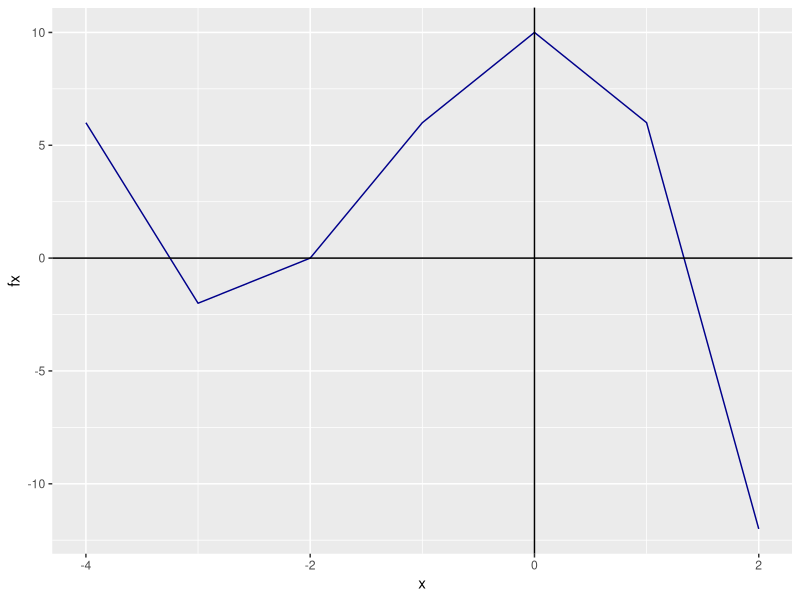
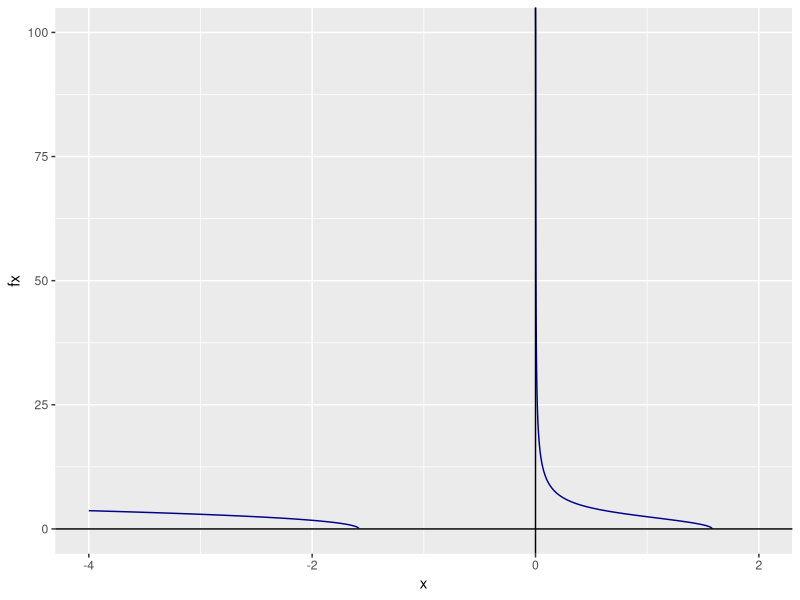
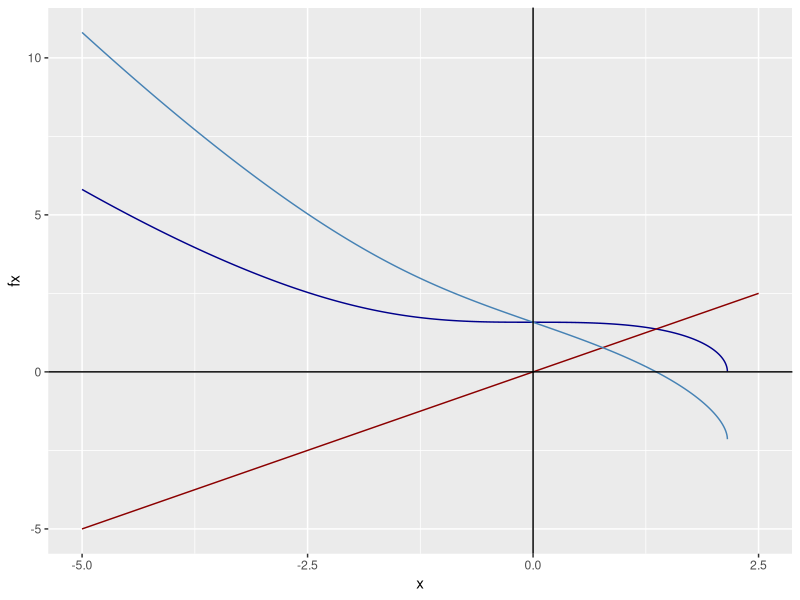
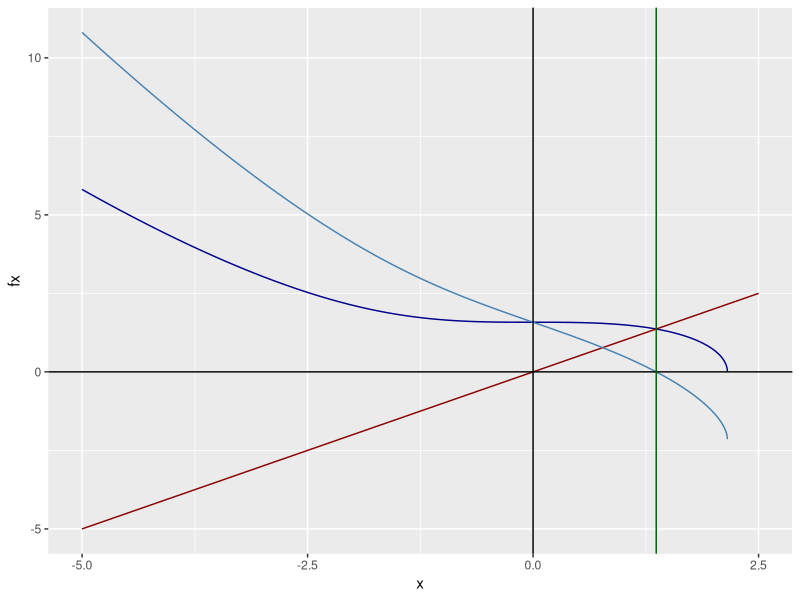
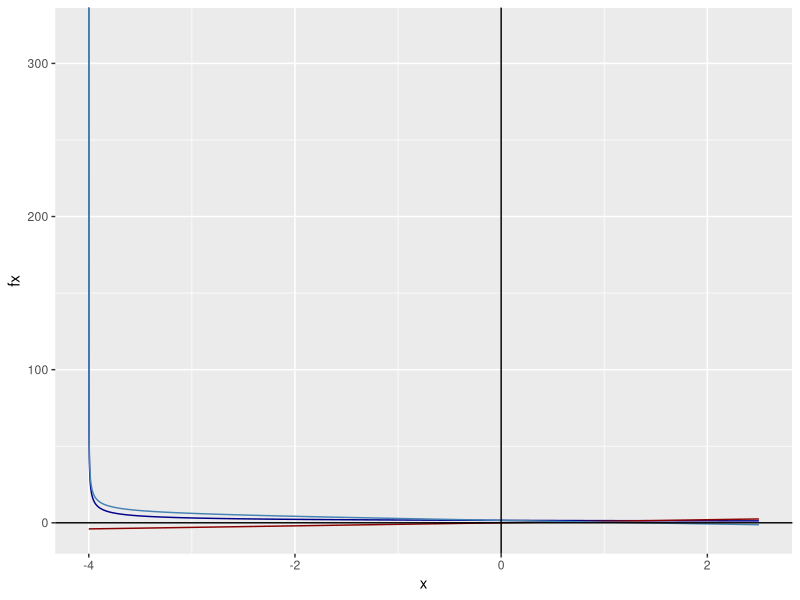
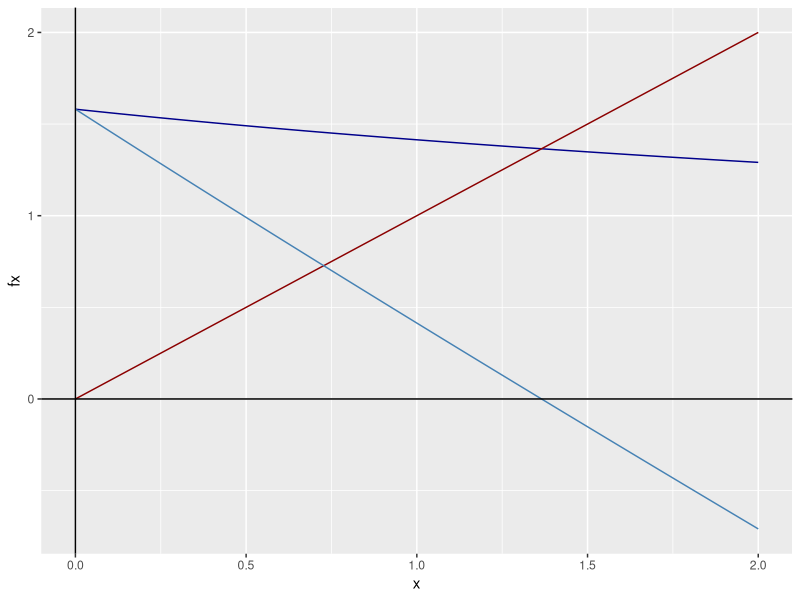
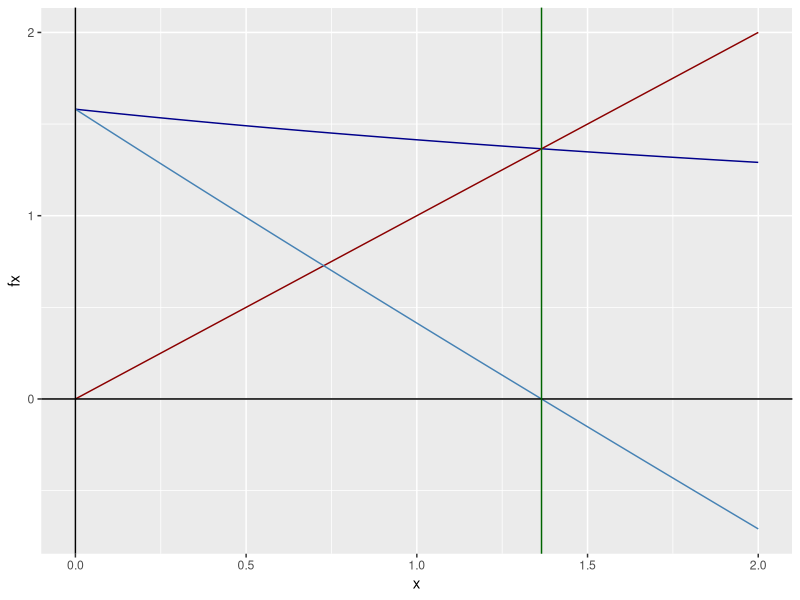
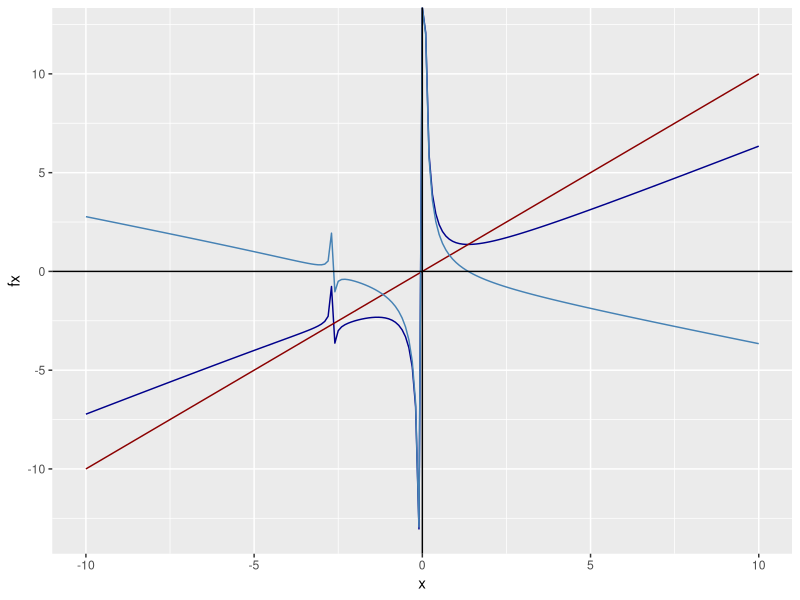

Source code (R) for these figures, in order:
## ---- chunk 1
knitr::opts_chunk$set(echo = TRUE)
library(ggplot2)
## ---- chunk 2
#Método de punto fijo
PuntoFijo <- function(p0, n = 100, tol){
  #Donde p0 es la aproximación inicial
  #El número máximo de iteraciones n viene por default en 100
  #Y tol es la toleranacia al error
  
  #Instancio las listas vacias
  lista_p <- c(NULL)
  lista_gp <- c(NULL)
  
  for (i in 1:n) {
    #Calculo p
    p <- f(p0)
    
    lista_p[i] <- p0
    lista_gp[i] <- p
    
    if(abs(p-p0) <= tol){
      #Creo un data frame con las listas
      datos <- data.frame(lista_p, lista_gp)
      colnames(datos) <- c("P", "G(P)")
      print(datos)
      return(p)
    }
    
    p0 <- p
  }
  
  #En el caso de que falle el método
  return(paste('El método falla luego de: ', n, ' iteraciones'))
}
## ---- chunk 3
f <- function(x){
  return(x - x^3 - 4*x^2 + 10)
}

#Instancio un vector que me va a indicar los puntos en la función
x <- seq(-4, 2, by = 1)

#Genero los puntos
fx <- f(x)

#Creo un data frame con los x e y
df <- data.frame(x, fx)

#Instancio los datos
gg_fx <- ggplot(data = df)

#Agrego la capa con los datos
gg_fx <- gg_fx + aes(x = x, y = fx)

#Est grafica una linea
gg_fx <- gg_fx + geom_line(linetype = 1, colour = "darkblue")

#Agrego el eje X
gg_fx <- gg_fx + geom_vline(xintercept = 0, linetype = 1)

#Agrego el eje Y
gg_fx <- gg_fx + geom_hline(yintercept = 0, linetype = 1)

#Grafico
gg_fx
## ---- chunk 4
this_could_go_wrong <- tryCatch(
  print(PuntoFijo(p0 = 1, tol = 0.0001)),
  error = function(e){print("Error")})
## ---- chunk 5

fprima <- D(expression(x - x^3 - 4*x^2 + 10), "x")

fprima

fprima <- function(x){
  return(1-3*x^2-4*(2*x))
}

x <- seq(1, 2, by =0.1)

#Genero los puntos
fprimax <- fprima(x)

#Creo un data frame con los x e y
df <- data.frame(x, fprimax)

#Lo imprimo
df
## ---- chunk 6
this_could_go_wrong <- tryCatch(
  print(PuntoFijo(p0 = -2, tol = 0.0001)),
  error = function(e){print("Error")})
## ---- chunk 7
x <- seq(-2.5, -1.5, by =0.1)

#Genero los puntos
fprimax <- fprima(x)

#Creo un data frame con los x e y
df <- data.frame(x, fprimax)

#Lo imprimo
df
## ---- chunk 8
this_could_go_wrong <- tryCatch(
  print(PuntoFijo(p0 = -3, tol = 0.0001)),
  error = function(e){print("Error")})
## ---- chunk 9
x <- seq(-4, -3, by =0.1)

#Genero los puntos
fprimax <- fprima(x)

#Creo un data frame con los x e y
df <- data.frame(x, fprimax)

#Lo imprimo
df
## ---- chunk 10
f <- function(x){
  return((10/x-4*x)^(1/2))
}

#Instancio un vector que me va a indicar los puntos en la función
x <- seq(-4, 2, by = 0.001)

#Genero los puntos
fx <- f(x)

#Creo un data frame con los x e y
df <- data.frame(x, fx)

#Instancio los datos
gg_fx <- ggplot(data = df)

#Agrego la capa con los datos
gg_fx <- gg_fx + aes(x = x, y = fx)

#Est grafica una linea
gg_fx <- gg_fx + geom_line(linetype = 1, colour = "darkblue")

#Agrego el eje X
gg_fx <- gg_fx + geom_vline(xintercept = 0, linetype = 1)

#Agrego el eje Y
gg_fx <- gg_fx + geom_hline(yintercept = 0, linetype = 1)

#Grafico
gg_fx
## ---- chunk 11
#La función del ejercicio
f <- function(x){
  return((1/2)*(10-x^3)^(1/2))
}
#La función para graficar la raiz
g <- function(x){
  return(-x+(1/2)*(10-x^3)^(1/2))
}

#Instancio un vector que me va a indicar los puntos en la función
x <- seq(-5, 2.5, by = 0.0001)

#Genero los puntos
fx <- f(x)

#Creo un data frame con los x e y
df <- data.frame(x, fx)

#Instancio los datos
gg_fx <- ggplot(data = df)

#Agrego la capa con los datos
gg_fx <- gg_fx + aes(x = x, y = fx)

#Grafica la función del ejercicio
gg_fx <- gg_fx + geom_line(linetype = 1, colour = "darkblue")

#Gráfico x = y
gg_fx <- gg_fx + geom_line(aes(y = x), colour = "darkred")

#Gráfico la función del ejercicio donde esta la raiz
gg_fx <- gg_fx + geom_line(aes(x = x, y = g(x)), colour = "steelblue")

#Agrego el eje X
gg_fx <- gg_fx + geom_vline(xintercept = 0, linetype = 1)

#Agrego el eje Y
gg_fx <- gg_fx + geom_hline(yintercept = 0, linetype = 1)

#Grafico
gg_fx
## ---- chunk 12
this_could_go_wrong <- tryCatch(
  PuntoFijo(p0 = 2, tol = 0.001),
  error = function(e){print("Error")})

if (this_could_go_wrong != "Error"){
  raiz <- this_could_go_wrong
  print(paste("La raiz es: ", raiz)) 
}
## ---- chunk 13
#Agrego la linea recta que une los puntos entre la función del ejercicio, el punto fijo y la raiz
gg_fx <- gg_fx + geom_vline(xintercept = raiz, linetype = 1, colour="darkgreen")

#Grafico
gg_fx
## ---- chunk 14
#La función del ejercicio
f <- function(x){
  return((10/(4+x))^(1/2))
}
#La función para graficar la raiz
g <- function(x){
  return(-x+(10/(4+x))^(1/2))
}

#Instancio un vector que me va a indicar los puntos en la función
x <- seq(-4, 2.5, by = 0.0001)

#Genero los puntos
fx <- f(x)

#Creo un data frame con los x e y
df <- data.frame(x, fx)

#Instancio los datos
gg_fx <- ggplot(data = df)

#Agrego la capa con los datos
gg_fx <- gg_fx + aes(x = x, y = fx)

#Grafica la función del ejercicio
gg_fx <- gg_fx + geom_line(linetype = 1, colour = "darkblue")

#Gráfico x = y
gg_fx <- gg_fx + geom_line(aes(y = x), colour = "darkred")

#Gráfico la función del ejercicio donde esta la raiz
gg_fx <- gg_fx + geom_line(aes(x = x, y = g(x)), colour = "steelblue")

#Agrego el eje X
gg_fx <- gg_fx + geom_vline(xintercept = 0, linetype = 1)

#Agrego el eje Y
gg_fx <- gg_fx + geom_hline(yintercept = 0, linetype = 1)

#Grafico
gg_fx
## ---- chunk 15
#La función del ejercicio
f <- function(x){
  return((10/(4+x))^(1/2))
}
#La función para graficar la raiz
g <- function(x){
  return(-x+(10/(4+x))^(1/2))
}

#Instancio un vector que me va a indicar los puntos en la función
x <- seq(0, 2, by = 0.0001)

#Genero los puntos
fx <- f(x)

#Creo un data frame con los x e y
df <- data.frame(x, fx)

#Instancio los datos
gg_fx <- ggplot(data = df)

#Agrego la capa con los datos
gg_fx <- gg_fx + aes(x = x, y = fx)

#Grafica la función del ejercicio
gg_fx <- gg_fx + geom_line(linetype = 1, colour = "darkblue")

#Gráfico x = y
gg_fx <- gg_fx + geom_line(aes(y = x), colour = "darkred")

#Gráfico la función del ejercicio donde esta la raiz
gg_fx <- gg_fx + geom_line(aes(x = x, y = g(x)), colour = "steelblue")

#Agrego el eje X
gg_fx <- gg_fx + geom_vline(xintercept = 0, linetype = 1)

#Agrego el eje Y
gg_fx <- gg_fx + geom_hline(yintercept = 0, linetype = 1)

#Grafico
gg_fx
## ---- chunk 16
this_could_go_wrong <- tryCatch(
  PuntoFijo(p0 = 1.25, tol = 0.001),
  error = function(e){print("Error")})

if (this_could_go_wrong != "Error"){
  raiz <- this_could_go_wrong
  print(paste("La raiz es: ", raiz)) 
}
## ---- chunk 17
#Agrego la linea recta que une los puntos entre la función del ejercicio, el punto fijo y la raiz
gg_fx <- gg_fx + geom_vline(xintercept = raiz, linetype = 1, colour="darkgreen")

#Grafico
gg_fx
## ---- chunk 18
#La función del ejercicio
f <- function(x){
  return(x-(x^3+4*x^2-10)/(3*x^2+8*x))
}
#La función para graficar la raiz
g <- function(x){
  return(-x+x-(x^3+4*x^2-10)/(3*x^2+8*x))
}

#Instancio un vector que me va a indicar los puntos en la función
x <- seq(-10, 10, by = 0.1)

#Genero los puntos
fx <- f(x)

#Creo un data frame con los x e y
df <- data.frame(x, fx)

#Instancio los datos
gg_fx <- ggplot(data = df)

#Agrego la capa con los datos
gg_fx <- gg_fx + aes(x = x, y = fx)

#Grafica la función del ejercicio
gg_fx <- gg_fx + geom_line(linetype = 1, colour = "darkblue")

#Gráfico x = y
gg_fx <- gg_fx + geom_line(aes(y = x), colour = "darkred")

#Gráfico la función del ejercicio donde esta la raiz
gg_fx <- gg_fx + geom_line(aes(x = x, y = g(x)), colour = "steelblue")

#Agrego el eje X
gg_fx <- gg_fx + geom_vline(xintercept = 0, linetype = 1)

#Agrego el eje Y
gg_fx <- gg_fx + geom_hline(yintercept = 0, linetype = 1)

#Grafico
gg_fx
## ---- chunk 19
this_could_go_wrong <- tryCatch(
  PuntoFijo(p0 = 1, tol = 0.001),
  error = function(e){print("Error")})

print(this_could_go_wrong)

if (this_could_go_wrong != "Error"){
  raiz <- this_could_go_wrong
  print(paste("La raiz es: ", raiz)) 
}
## ---- chunk 20
#Agrego la linea recta que une los puntos entre la función del ejercicio, el punto fijo y la raiz
gg_fx <- gg_fx + geom_vline(xintercept = raiz, linetype = 1, colour="darkgreen")

gg_fx
## ---- chunk 21
#La función del ejercicio
f <- function(x){
  return(cos(x)*cos(x))
}
#La función para graficar la raiz
g <- function(x){
  return(-x+cos(x)*cos(x))
}

#Instancio un vector que me va a indicar los puntos en la función
x <- seq(-10, 10, by = 0.1)

#Genero los puntos
fx <- f(x)

#Creo un data frame con los x e y
df <- data.frame(x, fx)

#Instancio los datos
gg_fx <- ggplot(data = df)

#Agrego la capa con los datos
gg_fx <- gg_fx + aes(x = x, y = fx)

#Grafica la función del ejercicio
gg_fx <- gg_fx + geom_line(linetype = 1, colour = "darkblue")

#Gráfico x = y
gg_fx <- gg_fx + geom_line(aes(y = x), colour = "darkred")

#Gráfico la función del ejercicio donde esta la raiz
gg_fx <- gg_fx + geom_line(aes(x = x, y = g(x)), colour = "steelblue")

#Agrego el eje X
gg_fx <- gg_fx + geom_vline(xintercept = 0, linetype = 1)

#Agrego el eje Y
gg_fx <- gg_fx + geom_hline(yintercept = 0, linetype = 1)

#Grafico
gg_fx
## ---- chunk 22
this_could_go_wrong <- tryCatch(
  PuntoFijo(p0 = 1, tol = 0.001),
  error = function(e){print("Error")})

if (this_could_go_wrong != "Error"){
  raiz <- this_could_go_wrong
  print(paste("La raiz es: ", raiz)) 
}
